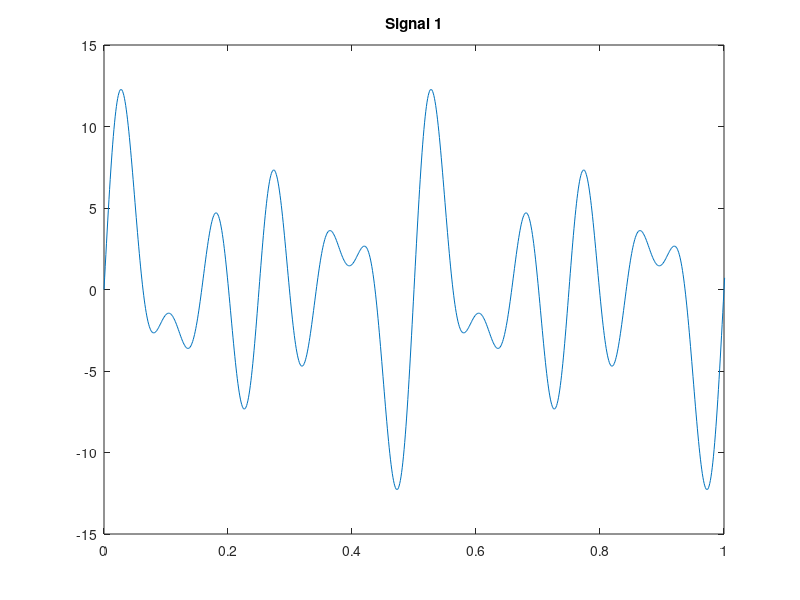
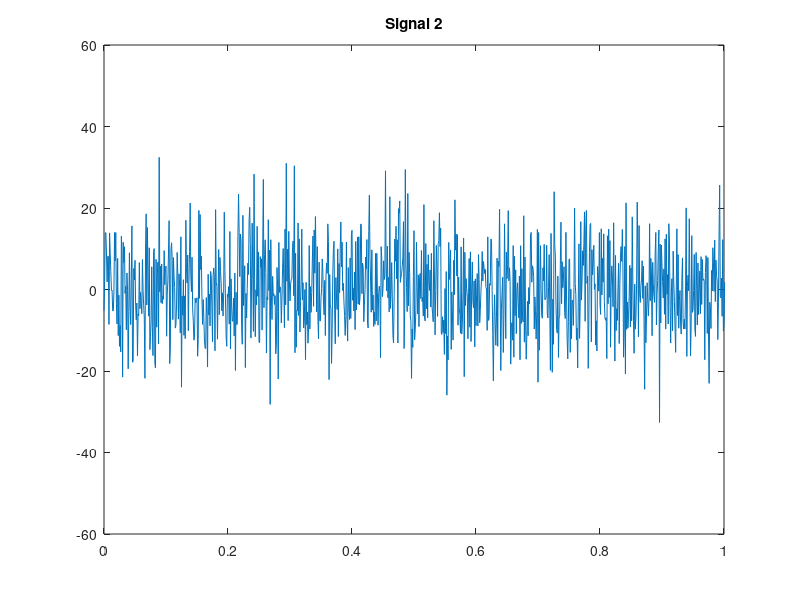
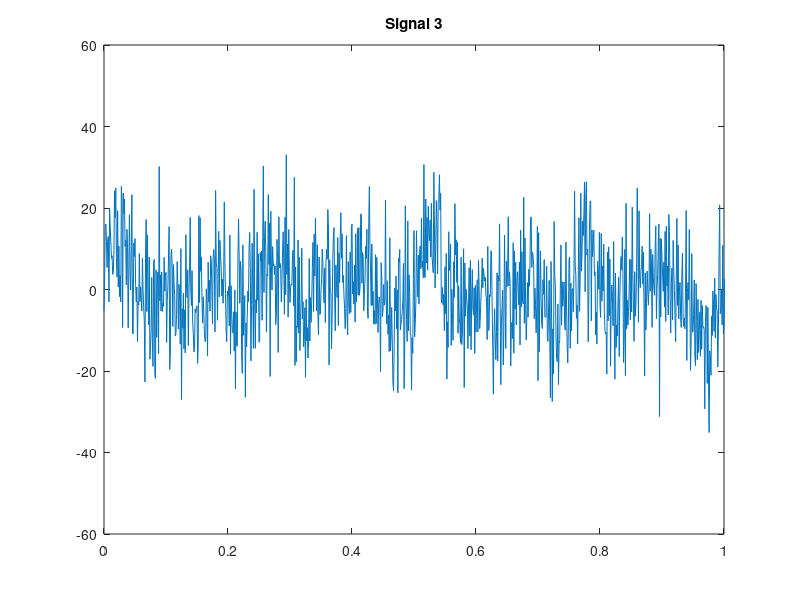
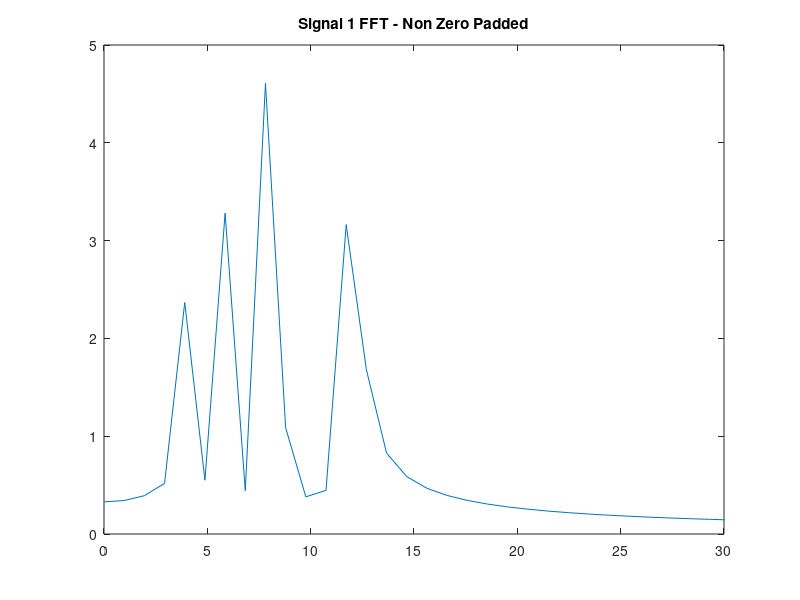

These charts were generated, in order, by the following MATLAB code:

clear
close all

Fs = 1000;
N = 100;
t = 0:1/Fs:N-1/Fs;

x1a = 2 * sin(2*pi*4*t);     
x1b = 3 * sin(2*pi*6*t);
x1c = 5 * sin(2*pi*8*t);
x1d = 4 * sin(2*pi*12*t);

x1 = x1a + x1b + x1c + x1d;

% normally distributed random signal
x2 = normrnd(0, 10, [1, length(t)]);

% sine waves combined with normal random signal
x3 = x1 + x2;

figure
plot(t, x1)
title('Signal 1')
xlim([0 1])
saveas(gcf, [pwd, '/outputs/q1_s1.png'], 'png');

figure
plot(t, x2)
title('Signal 2')
xlim([0 1])
saveas(gcf, [pwd, '/outputs/q1_s2.png'], 'png');

figure
plot(t, x3)
title('Signal 3')
xlim([0 1])
saveas(gcf, [pwd, '/outputs/q1_s3.png'], 'png');




x = x1;

n = 2^10;
y = fft(x, n);                               
m = abs(y) / (n/2);                               
f = (0:length(y)-1)*Fs/length(y);        

figure
plot(f,m)
title('Signal 1 FFT - Non Zero Padded')
xlim([0 30])
saveas(gcf, [pwd, '/outputs/q1_s1a.png'], 'png');


n = 2^15;
y = fft(x,n);
m = abs(y) / (n/2);
f = (0:length(y)-1)*Fs/length(y);

figure
plot(f,m)
title('Signal 1 FFT - Zero Padded')
xlim([0 30])
saveas(gcf, [pwd, '/outputs/q1_s1b.png'], 'png');


x = x2;

n = 2^10;
y = fft(x, n);                               
m = abs(y) / (n/2);                               
f = (0:length(y)-1)*Fs/length(y);        

figure
plot(f,m)
title('Signal 2 FFT - Non Zero Padded')
xlim([0 30])
saveas(gcf, [pwd, '/outputs/q1_s2a.png'], 'png');


n = 2^15;
y = fft(x,n);
m = abs(y) / (n/2);
f = (0:length(y)-1)*Fs/length(y);

figure
plot(f,m)
title('Signal 2 FFT - Zero Padded')
xlim([0 30])
saveas(gcf, [pwd, '/outputs/q1_s2b.png'], 'png');


x = x3;

n = 2^10;
y = fft(x, n);                               
m = abs(y) / (n/2);                               
f = (0:length(y)-1)*Fs/length(y);       

figure
plot(f,m)
title('Signal 3 FFT - Non Zero Padded')
xlim([0 30])
saveas(gcf, [pwd, '/outputs/q1_s3a.png'], 'png');


n = 2^15;
y = fft(x,n);
m = abs(y) / (n/2);
f = (0:length(y)-1)*Fs/length(y);

figure
plot(f,m)
title('Signal 3 FFT - Zero Padded ')
xlim([0 30])
saveas(gcf, [pwd, '/outputs/q1_s3b.png'], 'png');



N = 1.5;
t = 0:1/Fs:N-1/Fs;

x1a = 2 * sin(2*pi*4*t);     
x1b = 3 * sin(2*pi*6*t);
x1c = 5 * sin(2*pi*8*t);
x1d = 4 * sin(2*pi*12*t);

x1 = x1a + x1b + x1c + x1d;

% normally distributed random signal
x2 = normrnd(0, 10, [1, length(t)]);

% sine waves combined with normal random signal
x3 = x1 + x2;


x = x1;

n = 2^15;
y = fft(x,n);
m = abs(y) / (n/2);
f = (0:length(y)-1)*Fs/length(y);

figure
plot(f,m)
title('Signal 1 FFT - Frequency Leakage')
xlim([0 30])
saveas(gcf, [pwd, '/outputs/q1_s1c.png'], 'png');



x = x3;

n = 2^15;
y = fft(x,n);
m = abs(y) / (n/2);
f = (0:length(y)-1)*Fs/length(y);

figure
plot(f,m)
title('Signal 3 FFT - Frequency Leakage')
xlim([0 30])
saveas(gcf, [pwd, '/outputs/q1_s3c.png'], 'png');



